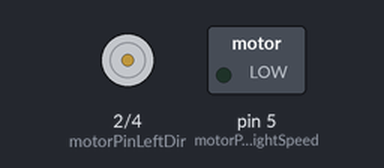
Bench run of a sketch on a simulated Arduino Uno, built with avr-gcc and run on an emulated ATmega328P. Parts: direction and speed pins drawn as motors (green arrow = direction pin HIGH = forward, orange = LOW = backward, longer = more drive), switched loads named in the sketch (green lamp = pin HIGH).

Above: at 0.1 s.
At 4.5 s:
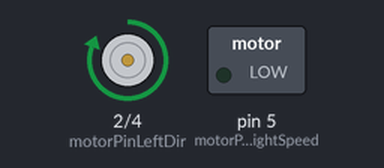
Timing chart, 0 to 6.0 s (numbered marks = the images above):
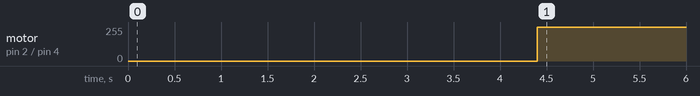

The sketch:

TT_motor.ino
```cpp
#define motorPinRightDir  0//D2 // definar variabeln man använder för att byta direction åt höger.
#define motorPinRightSpeed 5//D1 // definar snabbhet för right direction.
#define motorPinLeftDir 2 //definar variabeln man använder för att byta direction åt vänster
#define motorPinLeftSpeed 4 //definar snabbhet för left direction.

void setup() {
  // put your setup code here, to run once:
  pinMode(motorPinRightDir, OUTPUT);
  pinMode(motorPinRightSpeed, OUTPUT);
  pinMode(motorPinLeftDir, OUTPUT);
  pinMode(motorPinLeftSpeed, OUTPUT);

  Serial.begin(115200);
}

void loop() {
  int speed = 1024;
  int dir = 0;

  delay(2200);
     digitalWrite(motorPinRightDir, dir);
      analogWrite(motorPinRightSpeed, speed);
      delay(2200);
      digitalWrite(motorPinLeftDir, 1);
      analogWrite(motorPinLeftSpeed, speed);

 /*Drivetest3(motorPinLeftDir, motorPinLeftSpeed);
  Drivetest3(motorPinRightDir, motorPinRightSpeed);*/
}


void Drivetest(int Dirpin, int Speedpin) {

  DriveDirSpeed(Dirpin, Speedpin, 0, 1020);
  delay(2200);
  DriveDirSpeed(Dirpin, Speedpin, 1, 1020);

}


void Drivetest2(int Dirpin, int Speedpin) {

  int Speed = 0;
  while (Speed < 1020)
  {
    Speed += 100;
    DriveDirSpeed(Dirpin, Speedpin, 0, Speed);
    delay(2200);
  }

}

void Drivetest3(int Dirpin, int Speedpin) {

  int Direction = 0;
  while (Direction <= 1)
  {
    int Speed = 0;
    while (Speed < 1020)
    {
      Speed += 100;
      DriveDirSpeed(Dirpin, Speedpin, Direction, Speed);
      delay(2200);
    }
    Direction++;
  }

}


void DriveDirSpeed(int Dirpin, int Speedpin, int Direction, int Speed) {
  if (Direction == 1)
    Serial.println("Framåt");
  else
    Serial.println("Bakåt");

  Serial.println("Hastighet: " + String(Speed));

  digitalWrite(Dirpin, Direction);
  analogWrite(Speedpin, Speed);
}
```

Measured:
- by itself, motor on pin 2 (motorPinLeftDir) / pin 4 (motorPinLeftSpeed): stopped → forward 255/255 at 4.4 s
